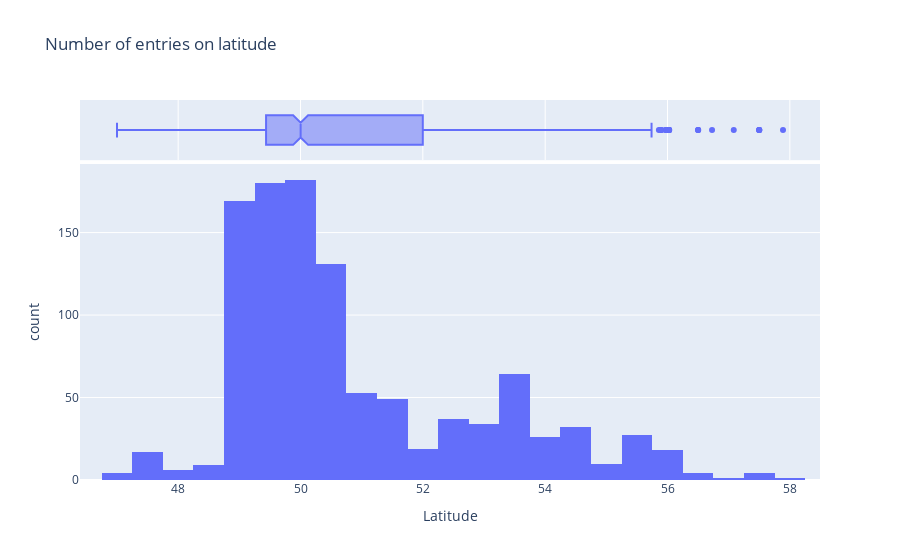

The notebook cell this image was saved under:
### Markdown cell above
## Space

### Code cell
px.histogram(
    index,
    x="lat",
    title="Number of entries on latitude",
    labels=dict(
        lat="Latitude",
        count="Number of entries",
    ),
    marginal="box",
)

### Figure 1 — Plotly figure (JSON) as saved in the notebook; plotly's stock layout.template omitted (floating-point values rounded to 4 significant figures; data arrays with more than 128 entries replaced by an {"elided": "..."} marker saying what was removed)
{"data": [{"bingroup": "x", "hovertemplate": "Latitude=%{x}<br>count=%{y}<extra></extra>", "legendgroup": "", "marker": {"color": "#636efa", "pattern": {"shape": ""}}, "name": "", "orientation": "v", "showlegend": false, "type": "histogram", "x": {"elided": "1077 float values"}, "xaxis": "x", "yaxis": "y"}, {"hovertemplate": "Latitude=%{x}<extra></extra>", "legendgroup": "", "marker": {"color": "#636efa"}, "name": "", "notched": true, "showlegend": false, "type": "box", "x": {"elided": "1077 float values"}, "xaxis": "x2", "yaxis": "y2"}], "layout": {"barmode": "relative", "legend": {"tracegroupgap": 0}, "title": {"text": "Number of entries on latitude"}, "xaxis": {"anchor": "y", "domain": [0, 1], "title": {"text": "Latitude"}}, "xaxis2": {"anchor": "y2", "domain": [0, 1], "matches": "x", "showgrid": true, "showticklabels": false}, "yaxis": {"anchor": "x", "domain": [0, 0.8316], "title": {"text": "count"}}, "yaxis2": {"anchor": "x2", "domain": [0.8416, 1], "matches": "y2", "showgrid": false, "showline": false, "showticklabels": false, "ticks": ""}}}
